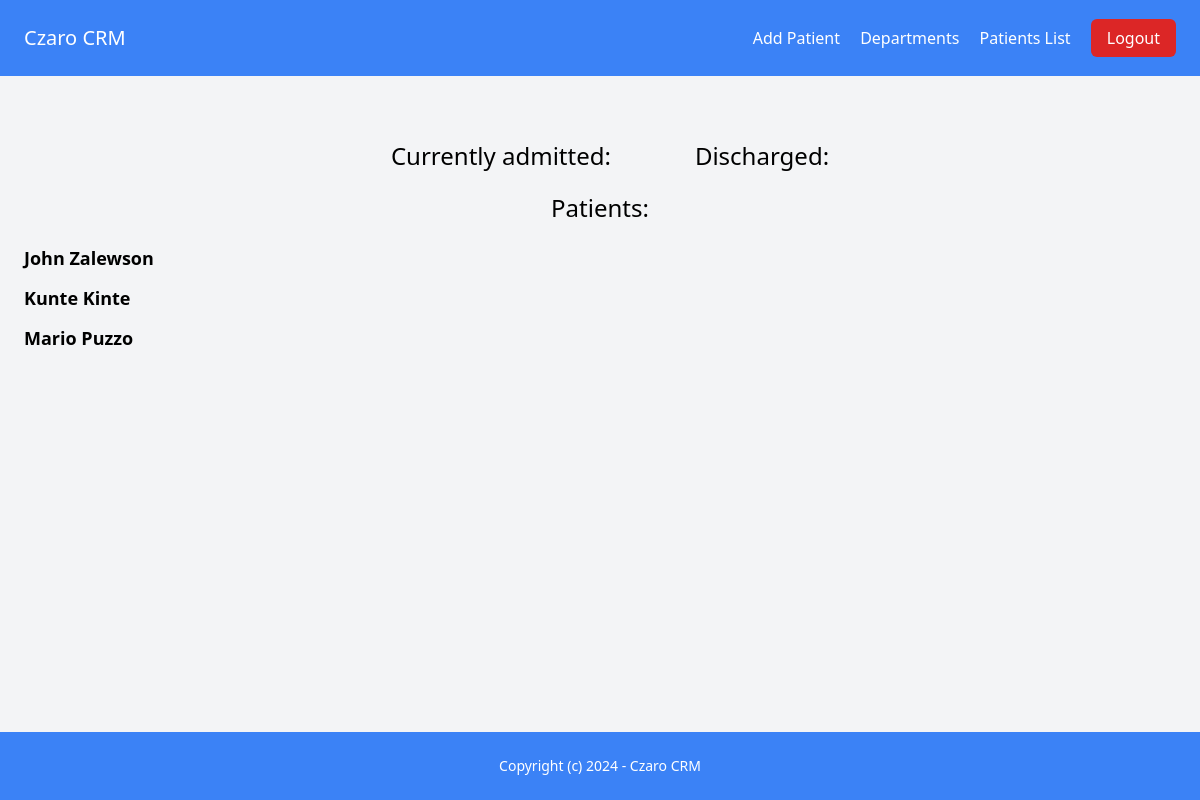
/patient/ (signed in), run on the app's committed database.
### patient/models.py (models this page shows, shortened)
class Patient(models.Model):
    id = models.UUIDField(primary_key=True, default=uuid.uuid4, editable=False)
    first_name = models.CharField(max_length=255)
    last_name = models.CharField(max_length=255)
    date_of_birth = models.DateField()
    contact_number = models.CharField(max_length=15)
    is_insured = models.BooleanField(choices=YES_NO_CHOICES, default=YES)
    insurance = models.CharField(max_length=255)
    country = models.CharField(max_length=255)
    city = models.CharField(max_length=255)
    street = models.CharField(max_length=255)
    zip_code = models.CharField(max_length=255)
    created_by = models.ForeignKey(User, on_delete=models.CASCADE)
    created_at = models.DateTimeField(auto_now_add=True)
    modified_at = models.DateTimeField(auto_now=True, null=True)

### patient/views.py (the view)
# urls.py: path("", views.main, name="index"),
@login_required(login_url = "/login/")
def index(request):
    patients = Patient.objects.all()
    context = {
        "patients": patients,
        "title" : "Patients list"
    }
    return render(request, "patient_list.html", context)

### templates/patient_list.html (shortened to what this page needs)
{% extends "base.html"%}
{% block content %}
<h1 class="text-3xl font-bold text-center mb-20">{{ title }}</h1>
<div class="flex justify-center">
    <div class="px-5">
        <p class="text-2xl text-center mb-5">Currently admitted:</p>
    </div>
    <div clas="w-1/2 px-5">
        <p class="text-2xl text-center mb-5">Discharged:</p>
    </div>
</div>
<div>
    <p class="text-2xl text-center mb-5">Patients:</p>
    {% for patient in patients %}
    <a href="{% url 'patient:detail' patient.id %}">
        <p class="mb-3 text-lg">
            <span class="font-bold">{{ patient.first_name }} {{ patient.last_name }}</span>
        </p>
    </a>
{% endfor %}
{% endblock %}

### data on the page
Patient: first_name "John", last_name "Zalewson"
Patient: first_name "Kunte", last_name "Kinte"
Patient: first_name "Mario", last_name "Puzzo"
